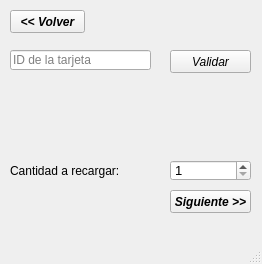
<?xml version="1.0" encoding="UTF-8"?>
<ui version="4.0">
 <class>SeleccionUsuarioWindow</class>
 <widget class="QMainWindow" name="SeleccionUsuarioWindow">
  <property name="geometry">
   <rect>
    <x>0</x>
    <y>0</y>
    <width>262</width>
    <height>264</height>
   </rect>
  </property>
  <property name="windowTitle">
   <string>Recargar</string>
  </property>
  <widget class="QWidget" name="centralwidget">
   <widget class="QPushButton" name="btnBack">
    <property name="geometry">
     <rect>
      <x>10</x>
      <y>10</y>
      <width>75</width>
      <height>23</height>
     </rect>
    </property>
    <property name="font">
     <font>
      <family>Arial</family>
      <pointsize>9</pointsize>
      <weight>75</weight>
      <italic>true</italic>
      <bold>true</bold>
     </font>
    </property>
    <property name="text">
     <string>&lt;&lt; Volver</string>
    </property>
   </widget>
   <widget class="QLineEdit" name="txtIdTarjeta">
    <property name="geometry">
     <rect>
      <x>10</x>
      <y>50</y>
      <width>141</width>
      <height>20</height>
     </rect>
    </property>
    <property name="placeholderText">
     <string>ID de la tarjeta</string>
    </property>
   </widget>
   <widget class="QPushButton" name="btnValidar">
    <property name="geometry">
     <rect>
      <x>170</x>
      <y>50</y>
      <width>81</width>
      <height>23</height>
     </rect>
    </property>
    <property name="font">
     <font>
      <family>Arial</family>
      <pointsize>9</pointsize>
      <italic>true</italic>
     </font>
    </property>
    <property name="text">
     <string>Validar</string>
    </property>
   </widget>
   <widget class="QSpinBox" name="spboxCantidadRecarga">
    <property name="geometry">
     <rect>
      <x>170</x>
      <y>160</y>
      <width>81</width>
      <height>21</height>
     </rect>
    </property>
    <property name="font">
     <font>
      <family>Arial</family>
      <pointsize>10</pointsize>
     </font>
    </property>
    <property name="minimum">
     <number>1</number>
    </property>
    <property name="maximum">
     <number>500</number>
    </property>
   </widget>
   <widget class="QLabel" name="label">
    <property name="geometry">
     <rect>
      <x>10</x>
      <y>160</y>
      <width>111</width>
      <height>21</height>
     </rect>
    </property>
    <property name="font">
     <font>
      <pointsize>9</pointsize>
     </font>
    </property>
    <property name="text">
     <string>Cantidad a recargar:</string>
    </property>
   </widget>
   <widget class="QPushButton" name="btnNext">
    <property name="geometry">
     <rect>
      <x>170</x>
      <y>190</y>
      <width>81</width>
      <height>23</height>
     </rect>
    </property>
    <property name="font">
     <font>
      <family>Arial</family>
      <pointsize>9</pointsize>
      <weight>75</weight>
      <italic>true</italic>
      <bold>true</bold>
     </font>
    </property>
    <property name="text">
     <string>Siguiente &gt;&gt;</string>
    </property>
   </widget>
   <widget class="QLabel" name="lblNombreUsuario">
    <property name="geometry">
     <rect>
      <x>10</x>
      <y>90</y>
      <width>241</width>
      <height>31</height>
     </rect>
    </property>
    <property name="font">
     <font>
      <family>Arial</family>
      <pointsize>9</pointsize>
     </font>
    </property>
    <property name="text">
     <string/>
    </property>
   </widget>
   <widget class="QLabel" name="lblSaldoActual">
    <property name="geometry">
     <rect>
      <x>10</x>
      <y>120</y>
      <width>241</width>
      <height>31</height>
     </rect>
    </property>
    <property name="font">
     <font>
      <family>Arial</family>
      <pointsize>10</pointsize>
     </font>
    </property>
    <property name="text">
     <string/>
    </property>
   </widget>
  </widget>
  <widget class="QMenuBar" name="menubar">
   <property name="geometry">
    <rect>
     <x>0</x>
     <y>0</y>
     <width>262</width>
     <height>22</height>
    </rect>
   </property>
  </widget>
  <widget class="QStatusBar" name="statusbar"/>
 </widget>
 <resources/>
 <connections/>
</ui>
